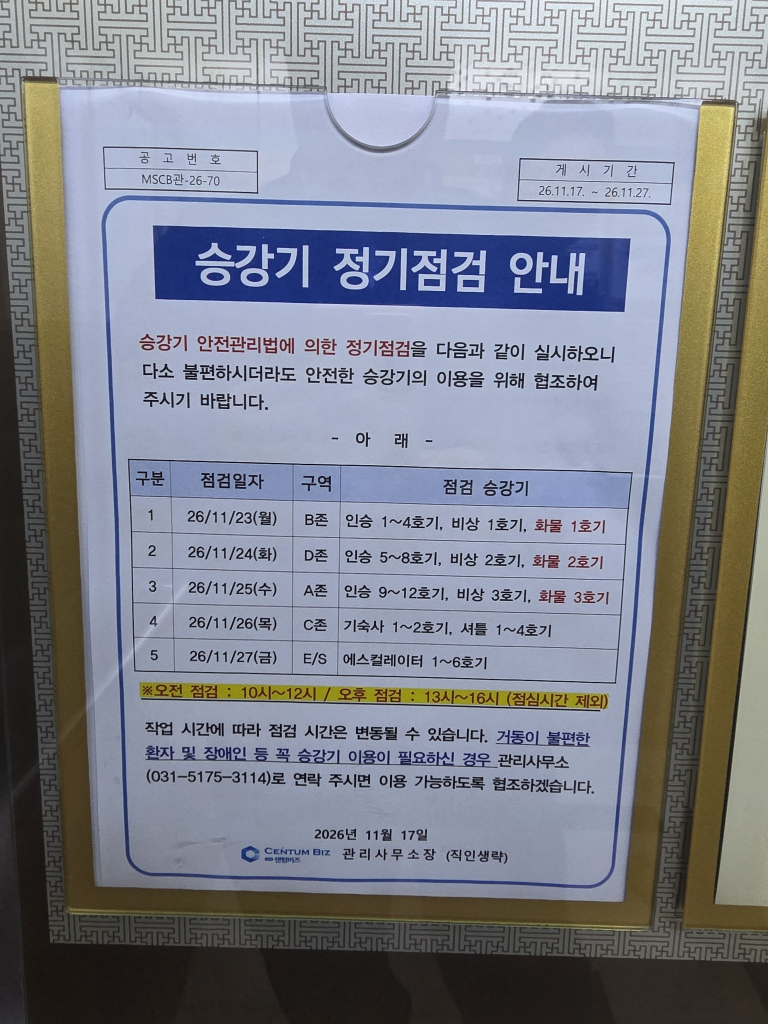
#> input picture test_assets/elevator_notice_test.jpg, 1536 x 2048 px (shown at 1/2 size)
$ python make_photo.py ../../../test_assets/elevator_notice_test.jpg ../../../test_assets/elevator_notice_test.jpg
#> lines starting #> are read from the running program, lines starting #| are printed output that depends on the picture
"""시험 3번 종이: 실제 폰 사진이 없어 tpl_consult_p1.png 를 '사진처럼' 합성 — 8° 회전 + 책상 배경 + 좌상단 그늘 그라데이션 + 약한 노이즈."""
import random, sys
from PIL import Image, ImageDraw, ImageFilter
src, out = sys.argv[1], sys.argv[2]
im = Image.open(src).convert('RGB')                       # 1489x2105
#> im is the input picture: PIL image 1536x2048 RGB; mean R, G, B 126.5, 129.7, 139.8
paper = im.resize((1240, 1753), Image.LANCZOS)
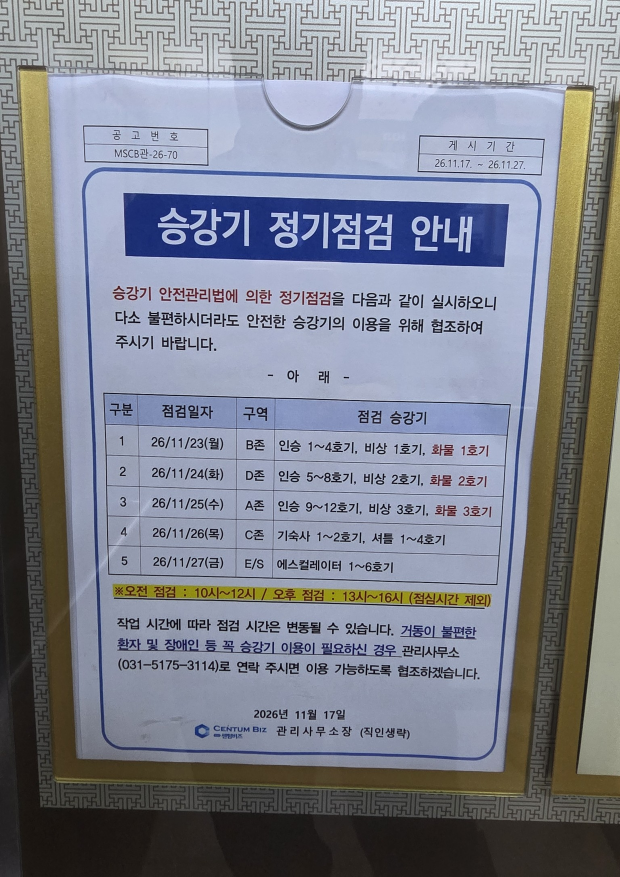
#> paper: PIL image 1240x1753 RGB (shown at 1/2 size); mean R, G, B 126.5, 129.7, 139.8
W, H = 1700, 2200
desk = Image.new('RGB', (W, H), (92, 74, 60))
d = ImageDraw.Draw(desk)
for y in range(0, H, 7):                                  # 나뭇결 느낌
    c = 84 + (y * 13 % 23)
    d.line([(0, y), (W, y + 40)], fill=(c, int(c * .8), int(c * .65)), width=3)
rot = paper.convert('RGBA').rotate(8, resample=Image.BICUBIC, expand=True)
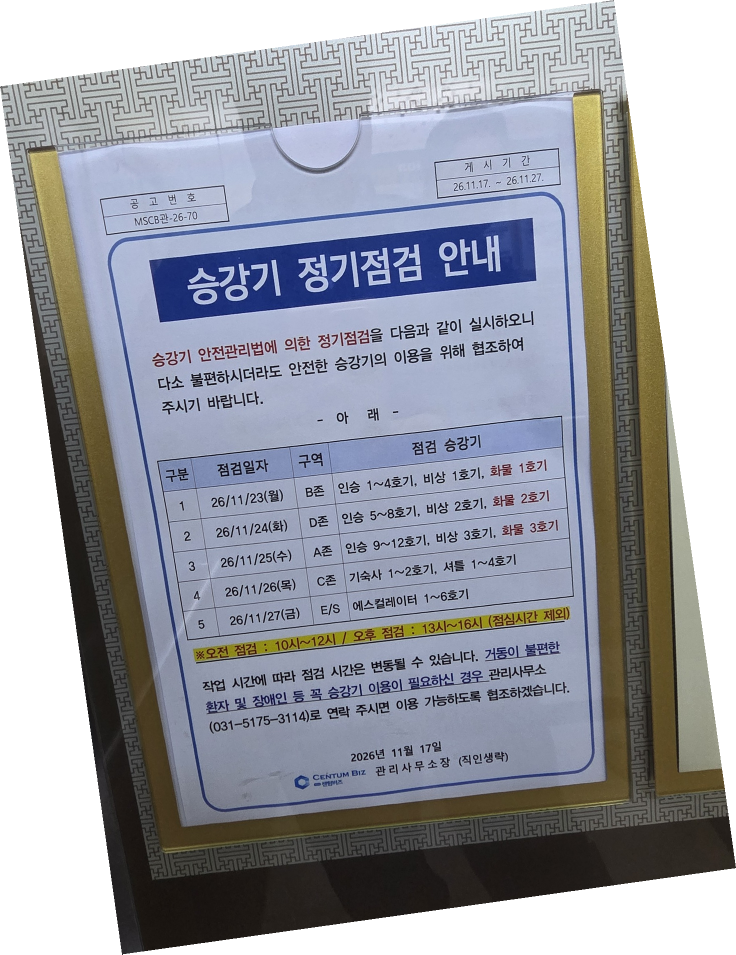
#> rot: PIL image 1472x1909 RGBA (shown at 1/2 size); mean R, G, B, A 97.5, 99.9, 107.8, 197.3; transparent parts drawn white
desk.paste(rot, ((W - rot.width) // 2, (H - rot.height) // 2), rot)
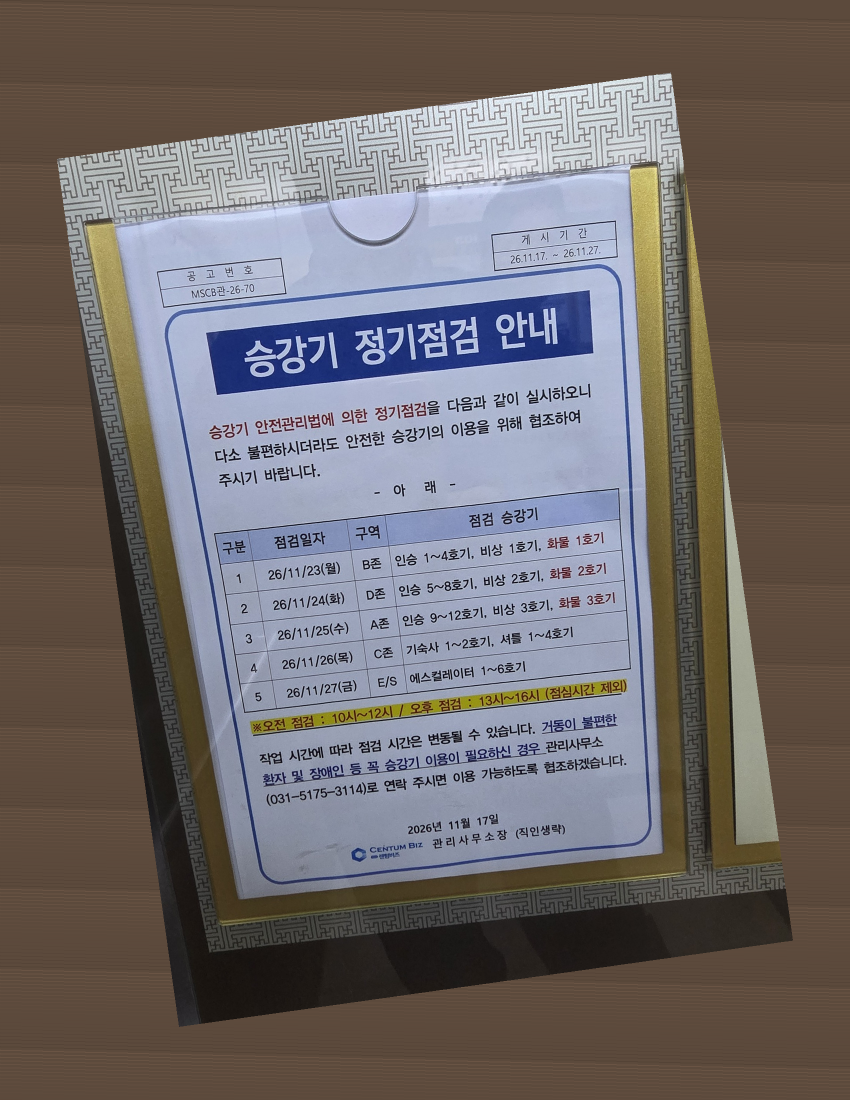
#> desk: PIL image 1700x2200 RGB (shown at 1/2 size); mean R, G, B 112.2, 106.3, 106.3
# 좌상단 그늘 (최대 45% 어둡게) + 오른쪽 아래 살짝 밝은 조명
sh = Image.new('L', (W, H), 0); sd = ImageDraw.Draw(sh)
#> after `sh = Image.new('L', (W, H), 0)`: sh: PIL image 1700x2200 L; every value is 0
for i in range(60):
    r = int(1500 * (1 - i / 60)); a = int(115 * (1 - i / 60) ** 1.2)
    sd.ellipse([-r // 2 - 200, -r // 2 - 200, r, r], fill=255 - a if False else a)
sh = sh.filter(ImageFilter.GaussianBlur(120))
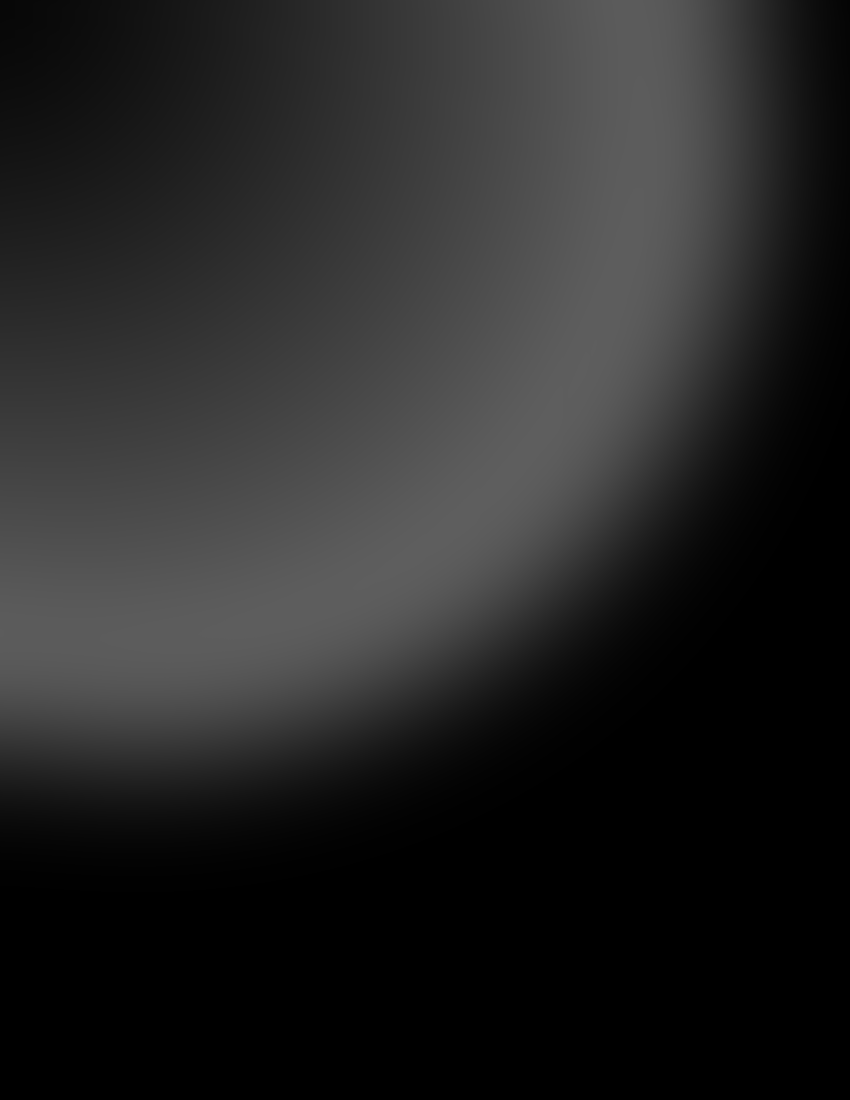
#> sh: PIL image 1700x2200 L (shown at 1/2 size); min 0, max 94, mean 37.5
dark = Image.new('RGB', (W, H), (0, 0, 0))
#> dark: PIL image 1700x2200 RGB; every value is 0
ph = Image.composite(dark, desk, sh)
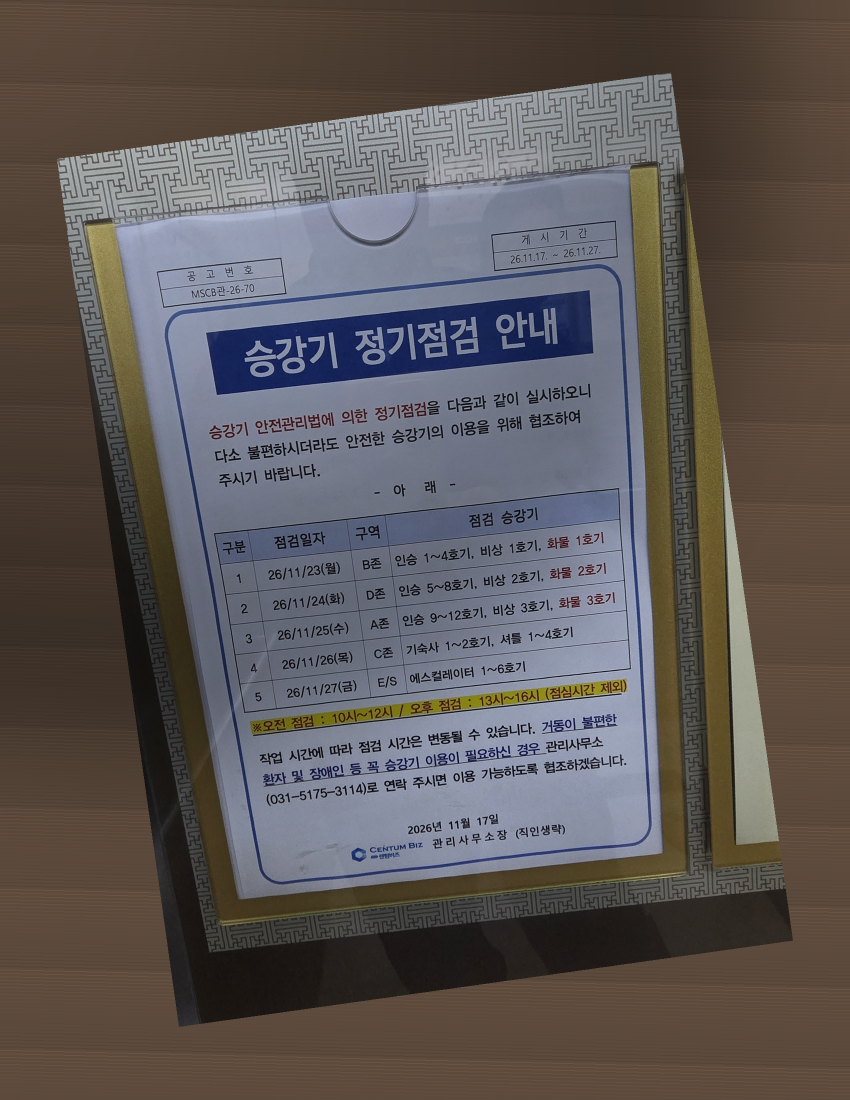
#> ph: PIL image 1700x2200 RGB (shown at 1/2 size); mean R, G, B 93.3, 87.6, 86.4
random.seed(7)
px = ph.load()
for _ in range(60000):
    x, y = random.randrange(W), random.randrange(H); r, g, b = px[x, y]; n = random.randint(-14, 14)
    px[x, y] = (max(0, min(255, r + n)), max(0, min(255, g + n)), max(0, min(255, b + n)))
#> this loop made 60000 passes
#> (r, g, b) on passes 1 to 3: (133, 141, 163), (111, 112, 115), (92, 74, 60)
ph = ph.filter(ImageFilter.GaussianBlur(.6))
ph.save(out, quality=88)
print(out, ph.size)
#| ../../../test_assets/elevator_notice_test.jpg (1700, 2200)
